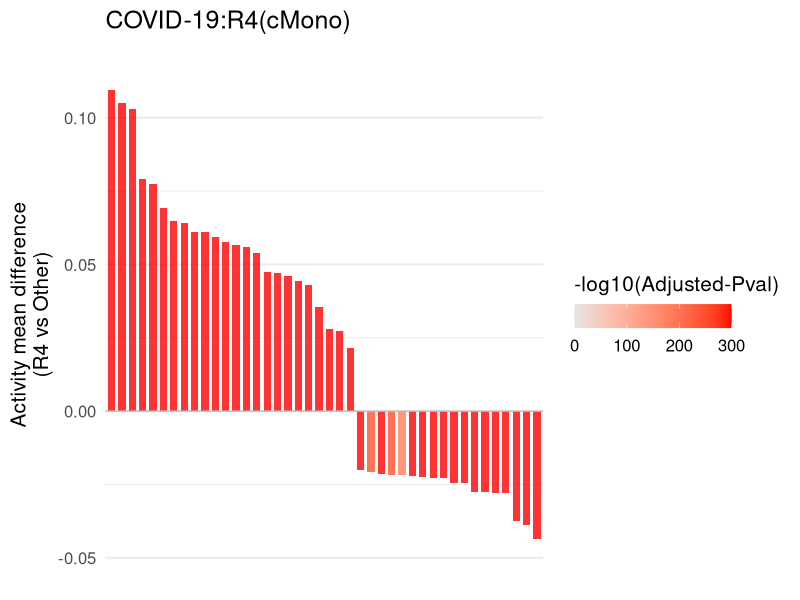
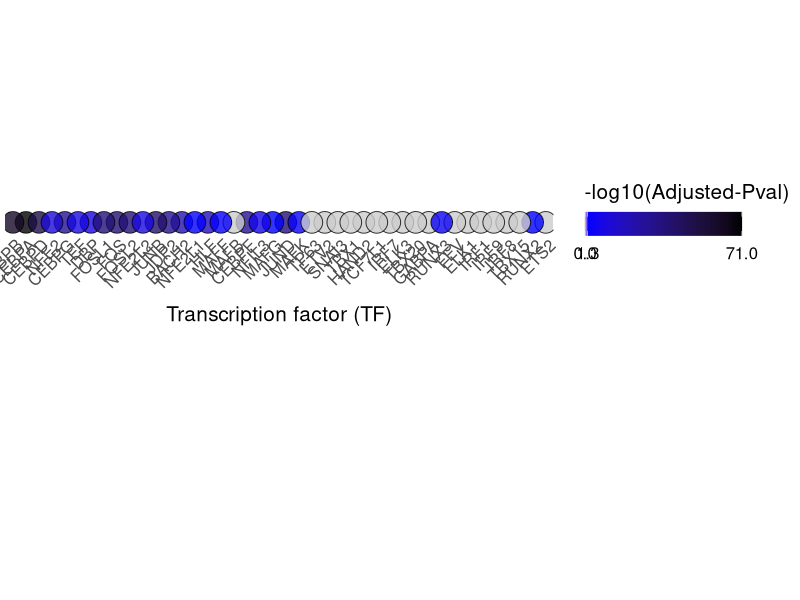
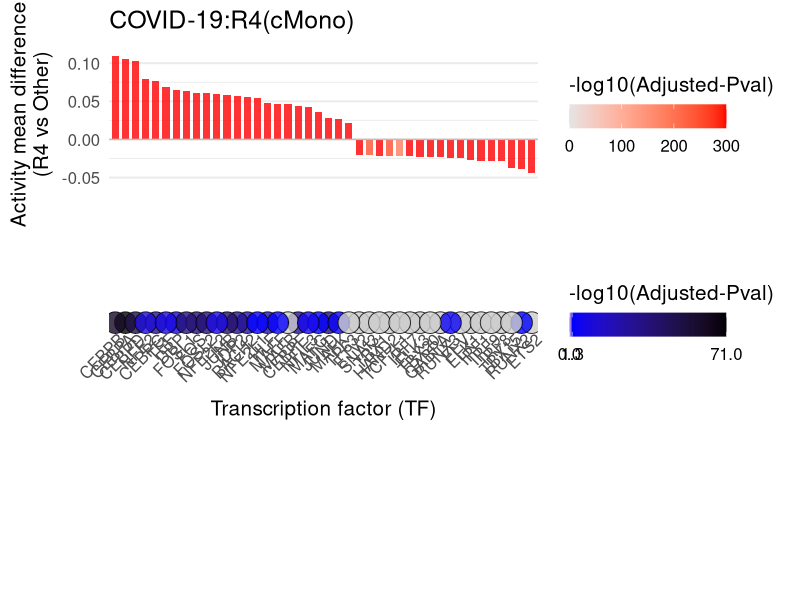
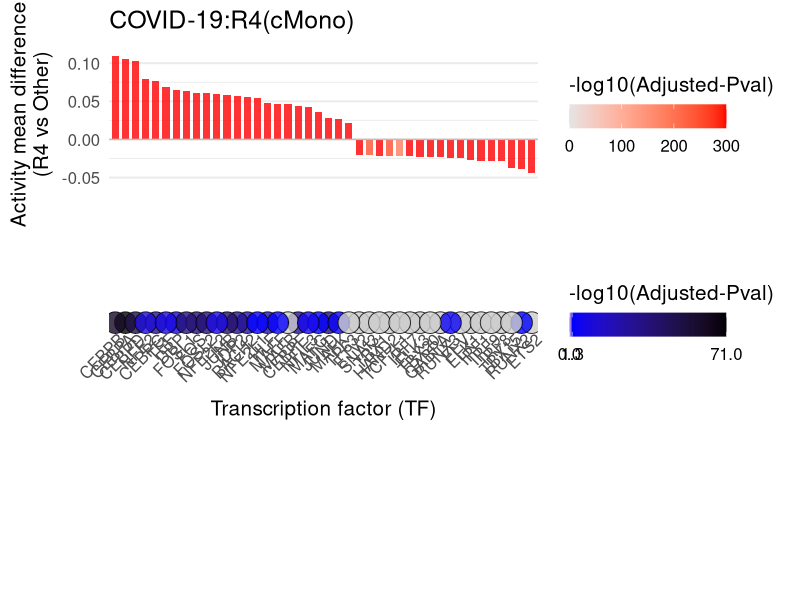

These figures' R source, in order:
library(scales)
library(ggplot2)
library(dplyr)
library(readr)
library(scales)
library(tidyverse)
library(cowplot)
library(scales)

r4 <- read_csv("./1_differential_analysis/DAresults_R4vsOther.csv")
r4$pval_adj<-r4$padj
motif_r4 <- read_csv("./2_motif_enrichment/C4UP_diff005p_enrichmotif.csv")

# # Screen significant results
r4_sig <- r4 %>%
  filter(pval_adj < 0.05, abs(mean_difference) > 0.02)

merge_data <- function(rna_data, motif_data, cluster){
  inner_join(rna_data %>% 
               mutate(cluster = cluster),motif_data %>% 
               rename(tf = TF_prefix),by = "tf") %>%
    mutate(sig_stars = cut(mlog10padj,
                           breaks = c(-Inf, 1.3, Inf),
                           labels = c(' ',"*")))}

df_r4 <- merge_data(r4_sig, motif_r4, "R4")

## ##################################
r4_diffsort <- df_r4 %>%
  group_by(tf) %>%
  arrange(desc(mean_difference)) %>% 
  pull(tf)

r41 <- df_r4 %>% 
  mutate(tf = factor(tf, levels = r4_diffsort)) %>% 
  mutate(mlog10_pval_adj = -log10(pval_adj + 1e-300))

# Create graphics--------------------------------------------------------
# (1) The bar chart of the mean difference in TF activity above
p_mean_diff <- ggplot(r41, aes(x = tf)) +
  geom_col(aes(y = mean_difference, fill = mlog10_pval_adj),
           width = 0.7, alpha = 0.8) +
  geom_hline(yintercept = 0, linetype = "solid",
             color = "grey", linewidth = 0.5) +
  scale_fill_gradient(
    low = "grey90", high = "red",
    limits = c(0, ceiling(max(r41$mlog10_pval_adj))),
    name = "-log10(Adjusted-Pval)",
    guide = guide_colorbar( 
      direction = "horizontal", 
      title.position = "top",
      barwidth = unit(4, "cm")  
    )) +
  labs(y = "Activity mean difference\n(R4 vs Other)", title = "COVID-19:R4(cMono)") +
  scale_y_continuous(expand = expansion(mult = c(0.1, 0.1))) +
  theme_minimal(base_size = 15) +
  theme(
    axis.title.x = element_blank(),
    axis.text.x = element_blank(),
    panel.grid.major.x = element_blank(),
    legend.position = "right"
  )
p_mean_diff

# (2) The bubble chart below shows the significance of motif enrichment
r41 <- r41 %>%
  mutate(fill_value = if_else(mlog10padj >= 1.3, mlog10padj, 0))

p_motif <- ggplot(r41, aes(x = tf)) +
  geom_point(aes(y = 0, fill = fill_value),
             size = 7, 
             shape = 21,
             alpha = 0.8) +
  scale_fill_gradientn(
    colours = c("grey80", "blue", "black"),
    values = scales::rescale(c(0, 1.3, ceiling(max(r41$mlog10padj)))),
    breaks = c(0,1.3,ceiling(max(r41$mlog10padj))),
    limits = c(0, ceiling(max(r41$mlog10padj))),
    name = "-log10(Adjusted-Pval)",
    guide = guide_colorbar(
      direction = "horizontal",
      title.position = "top",
      barwidth = unit(4, "cm"))
  ) +
  labs(x = "Transcription factor (TF)") +
  scale_y_continuous(
    limits = c(-0.001, 0.001),
    expand = c(0, 0)
  ) +
  theme_minimal(base_size = 15) +
  theme(
    axis.text.x = element_text(
      angle = 45,
      hjust = 1,
      vjust = 1.2,
      margin = margin(t = -6)
    ),
    axis.text.y = element_blank(),
    axis.title.y = element_blank(),
    panel.grid = element_blank(),
    plot.margin = unit(c(-2,0,0,0), "cm"),
    aspect.ratio = 0.1,
    legend.position = "right"
  )
p_motif

# (3) Combine two graphics --------------------------------------------------------
aligned_plots <- align_plots(p_mean_diff, p_motif, align = "v")
final_plot <- plot_grid(
  aligned_plots[[1]], 
  aligned_plots[[2]],
  ncol = 1, 
  rel_heights = c(0.2, 0.4)
)
final_plot

ggsave("./R4C4_bubble-bar2-1.pdf", final_plot, 
       width = 16, height = 8, dpi = 300)
